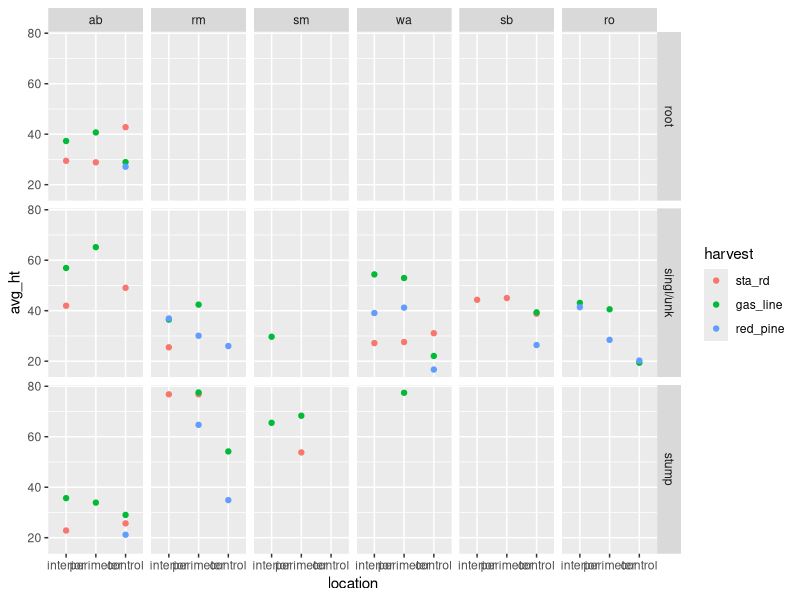
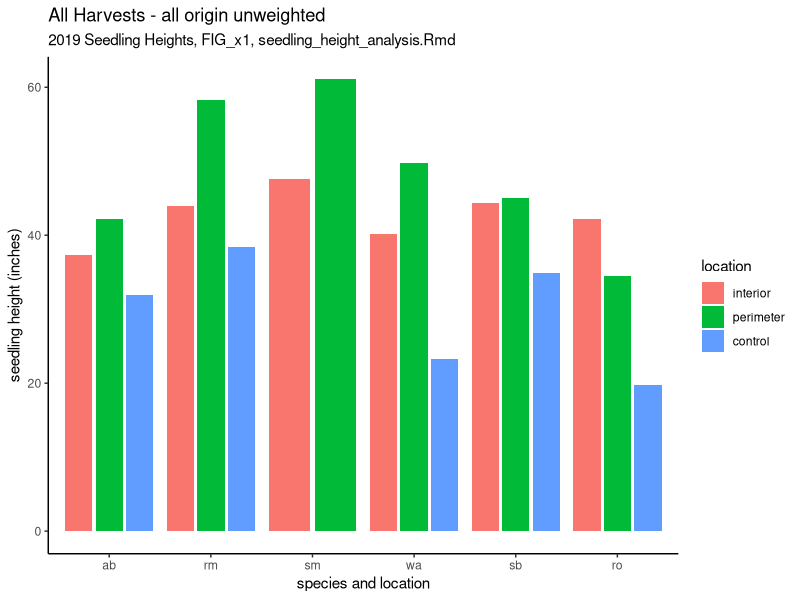
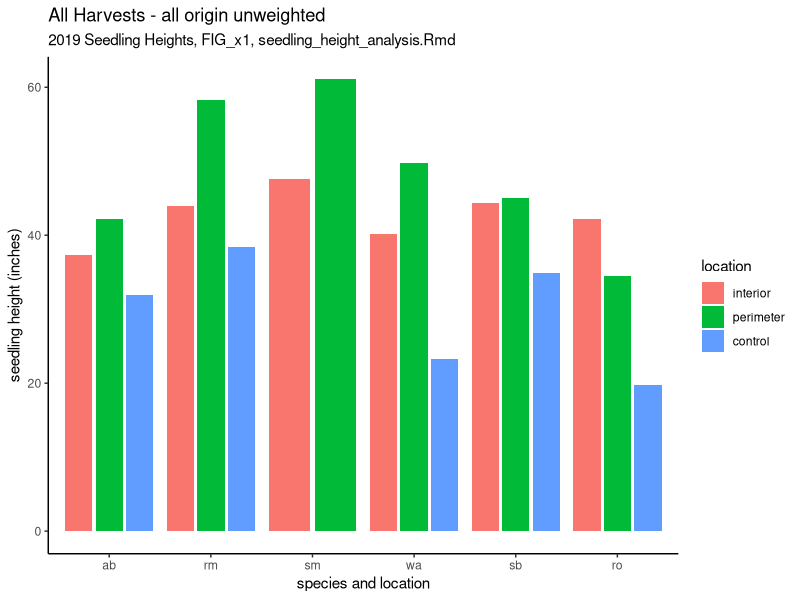

Reproduce these figures in R, in order. (Note: this script raises an error after producing the figures.)
## ---- chunk 1
knitr::opts_chunk$set(echo = TRUE)
## ---- chunk 2
library(tidyverse)
library(readr)
library(skimr)
## ---- chunk 3

library(readr)
heights01 <- read_csv("tidy_seedling_heights_2017-2019.csv",
     col_types = cols(
      harvest = col_factor(),
      year = col_factor(),
      location = col_factor(),
      origin = col_factor(),
      point = col_integer(),
      spp = col_factor(),
      basal2019 = col_number(),
      height = col_number()
     ))

heights02 <- heights01 %>% 
    drop_na(height) %>% 
  select(!date)

                     


## ---- chunk 4

ht.avg <- heights02 %>%
  select(harvest, year, location, spp, origin, basal2019, height) %>%
  group_by(harvest, location, origin, year, spp) %>% 
  summarise(
    avg_ht = mean(height, na.rm=TRUE),
    sd_ht = sd(height, na.rm=TRUE),
    avg_basal = mean(basal2019, na.rm=TRUE),
    n = n()  #mean(n, na.rm=TRUE)
  ) %>% 
  filter(n > 6)
  
#head(ht.avg, n=12) 
view(ht.avg)


## ---- chunk 5

dir.create("figures")

ht.avg %>% 
  filter(spp == "ab" | spp == "wa" | spp == "sb" | spp == "rm" | spp == "ro" | spp == "sm") %>% 
  filter(year == "2019") %>% 
ggplot(aes(x=location, y = avg_ht, color=harvest)) +
  geom_point()+
  facet_grid(origin ~ spp)


#ggplot(data = annual, mapping = aes(x = bai, y = ssc)) +
#  geom_point(mapping = aes(color = year, size = dbh), method = lm, se = FALSE, shape = 1) +
#  geom_smooth() +
#  theme_bw()

test_of_graph <- ht.avg %>% 
  filter(spp == "ab" | spp == "wa" | spp == "sb" | spp == "rm" | spp == "ro" | spp == "sm") %>% 
  filter(year == "2019") %>% 
  filter(harvest == "gas_line") %>% 
  group_by(location, spp) %>% 
  summarize(avg_ht = mean(avg_ht)) 

#view(test_of_graph)
#
#
test02 <- ht.avg %>%  #average across all harvests, unweighted
  filter(spp == "ab" | spp == "wa" | spp == "sb" | spp == "rm" | spp == "ro" | spp == "sm") %>% 
  filter(year == "2019") %>% 
  group_by(location, spp) %>% 
  summarize(avg_ht = mean(avg_ht))
view(test02)

FIG_x1 <- ht.avg %>% 
  filter(spp == "ab" | spp == "wa" | spp == "sb" | spp == "rm" | spp == "ro" | spp == "sm") %>% 
  filter(year == "2019") %>% 
  group_by(location, spp) %>% 
  summarize(avg_ht = mean(avg_ht))

  FIG_x1 %>% ggplot()+
  geom_col(aes(x=spp, y=avg_ht, fill = location), position = "dodge2") +
  theme_classic() +
  labs(
    x= "species and location",
    y = "seedling height (inches)",
    title = "All Harvests - all origin unweighted",
    subtitle = "2019 Seedling Heights, FIG_x1, seedling_height_analysis.Rmd"
  ) 
  
ggsave("figures/FIG_x1.jpg")

set_palette(FIG_x, "uchicago")


FIG_x2 <- ht.avg %>% 
  filter(spp == "ab" | spp == "wa" | spp == "sb" | spp == "rm" | spp == "ro" | spp == "sm") %>% 
  filter(year == "2019") %>% 
  filter(harvest == "gas_line") %>% 
  group_by(location, spp) %>% 
  summarize(avg_ht = mean(avg_ht))

  FIG_x2 %>% ggplot()+
  geom_col(aes(x=spp, y=avg_ht, fill = location), position = "dodge2") +
  theme_classic() +
  labs(
    x= "species and location",
    y = "seedling height (inches)",
    title = "Gas Line - all origin unweighted",
    subtitle = "2019 Seedling Heights, FIG_x2, seedling_height_analysis.Rmd"
  ) 
  
ggsave("figures/FIG_x2.jpg")

FIG_x3 <- ht.avg %>% 
  filter(spp == "ab" | spp == "wa" | spp == "sb" | spp == "rm" | spp == "ro" | spp == "sm") %>% 
  filter(year == "2019") %>% 
  filter(harvest == "sta_rd") %>% 
  group_by(location, spp) %>% 
  summarize(avg_ht = mean(avg_ht))

  FIG_x3 %>% ggplot()+
  geom_col(aes(x=spp, y=avg_ht, fill = location), position = "dodge2") +
  theme_classic() +
  labs(
    x= "species and location",
    y = "seedling height (inches)",
    title = "Station Road (Boot & Wedge & Unprotected) - all origin unweighted",
    subtitle = "2019 Seedling Heights, FIG_x3, seedling_height_analysis.Rmd"
  ) 
  
ggsave("figures/FIG_x3.jpg")


FIG_x4 <- ht.avg %>% 
  filter(spp == "ab" | spp == "wa" | spp == "sb" | spp == "rm" | spp == "ro" | spp == "sm") %>% 
  filter(year == "2019") %>% 
  filter(harvest == "red_pine") %>% 
  group_by(location, spp) %>% 
  summarize(avg_ht = mean(avg_ht))

  FIG_x4 %>% ggplot()+
  geom_col(aes(x=spp, y=avg_ht, fill = location), position = "dodge2") +
  theme_classic() +
  labs(
    x= "species and location",
    y = "seedling height (inches)",
    title = "Red Pine - all origin unweighted",
    subtitle = "2019 Seedling Heights, FIG_x4, seedling_height_analysis.Rmd"
  ) 
  
ggsave("figures/FIG_x4.jpg")


## ---- chunk 6

library(ggplot2)

ht.data.com <- ht.avg %>% 
  filter(year == "2019")

ggplot(data=ht.data.com, mapping = aes(x=avg_basal, y = avg_ht, size = spp)) +
  geom_point(mapping = aes(size = spp), shape = 1) +
  geom_smooth(method="lm", se=F) +
  facet_wrap(~origin, nrow=1) +
  theme_bw()


